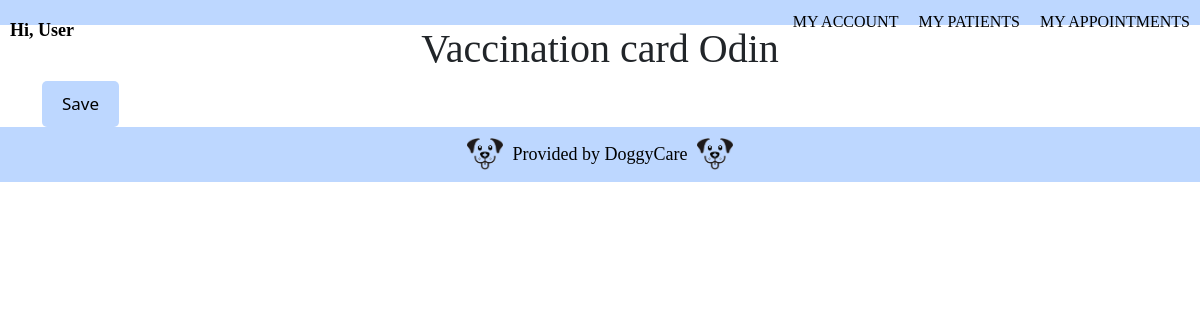
The page /vaccination_card/7/ on the database as committed earlier.
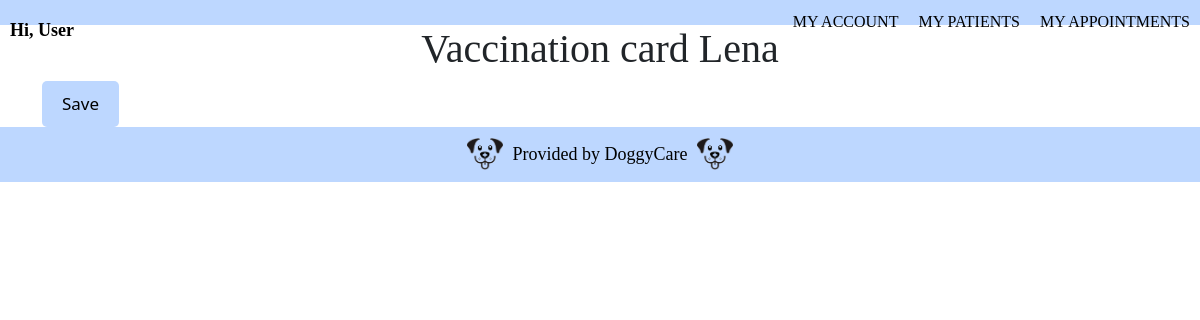
The same page on the database as committed later.
### vet/models.py (models this page shows)
class Dog(models.Model):
    image= models.ImageField(upload_to='images/')
    id= models.AutoField(primary_key= True)
    owner= models.CharField(blank= False, max_length=100)
    name= models.CharField(blank= False, max_length=20)
    breed= models.CharField(blank= False, max_length=20)
    birthdate= models.DateField(blank= False)
    weight= models.CharField(blank= False, max_length=10)
    gender= models.CharField(blank= False, max_length=10)
    vaccination_card = models.ForeignKey(vaccination_card, on_delete=models.CASCADE,null=True,blank = True)

### vet/views.py (the view)
# urls.py: path('vaccination_card/<int:dog_id>/', views.vaccination_card, name='vaccination_card'),
def vaccination_card(request, dog_id):
    dog = get_object_or_404(Dog, pk=dog_id)
    vaccination_card = get_object_or_404(Vaccination, pk=dog.vaccination_card_id)
    return render(request, 'vaccination_card.html', {'vaccination_card': vaccination_card , 'dog':dog})

### vet/templates/vaccination_card.html (shortened to what this page needs)
<!DOCTYPE html>
{% extends 'base.html' %}
{% load static %}
    {% block additional_styles %}
    <link rel="stylesheet" href="{% static 'css/dog_register.css' %}">
    {% endblock additional_styles %}
    {% block additional_scripts %}
    <link href="https://cdn.jsdelivr.net/npm/bootstrap@5.3.1/dist/css/bootstrap.min.css" rel="stylesheet">
    {% endblock additional_scripts %}
        {% block content %}
        <h1>Vaccination card {{ dog.name }}</h1>
        <form method="post" enctype="multipart/form-data" class="custom-form">
            <div class="container",style="align-items: center;">
                <div class="Confirm">
                    <button type="submit" class="submit-button">Save</button>
                </div>
            </div>
        </form>
        {% endblock content %}

Rows that differ between the two databases and show on the page:
changed Dog: name "Odin" → "Lena"
